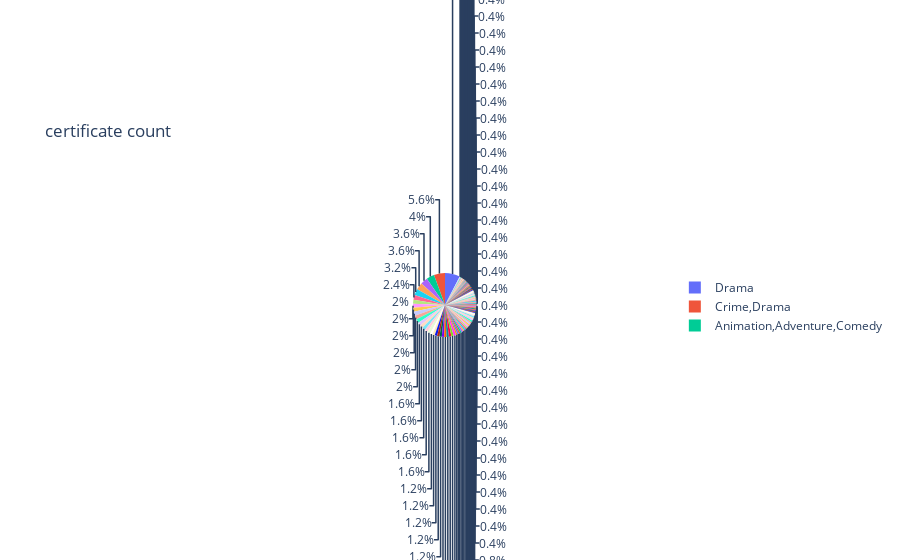

Notebook cell for this chart:
### Code cell
fig.show()

### Figure 1 — Plotly figure (JSON) as saved in the notebook; plotly's stock layout.template omitted (floating-point values rounded to 4 significant figures; data arrays with more than 128 entries replaced by an {"elided": "..."} marker saying what was removed)
{"data": [{"domain": {"x": [0, 1], "y": [0, 1]}, "hovertemplate": "genre=%{label}<extra></extra>", "labels": {"elided": "250 str values"}, "legendgroup": "", "name": "", "showlegend": true, "type": "pie"}], "layout": {"legend": {"tracegroupgap": 0}, "title": {"text": "certificate count"}}}
